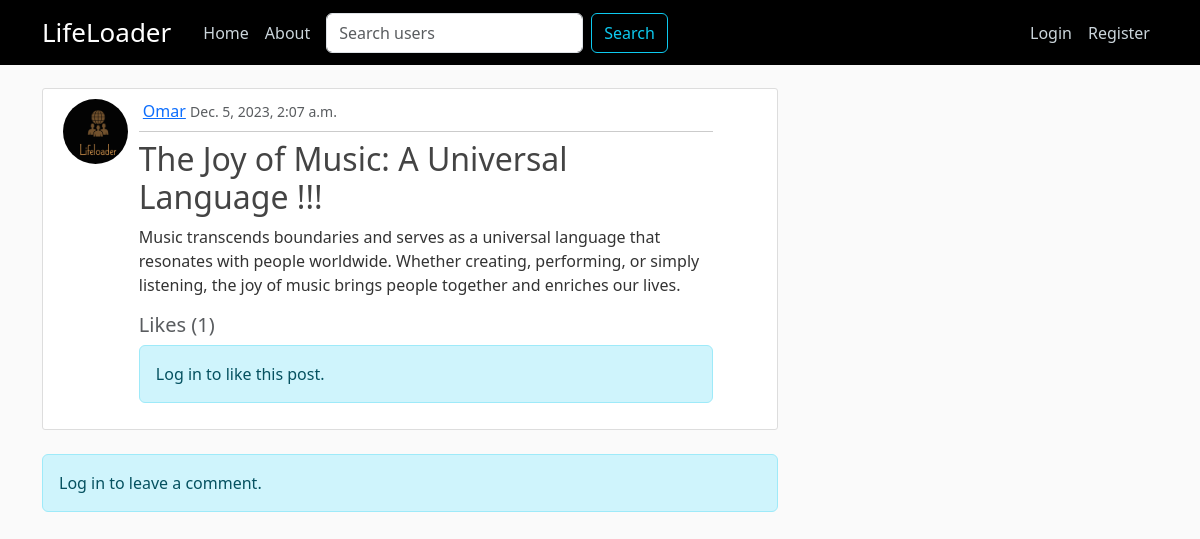
The app's page /post/38/ with its own data.
### social_net/models.py (models this page shows, shortened)
class Post(models.Model):
    author = models.ForeignKey(User, on_delete=models.CASCADE)
    title = models.CharField(max_length=150)
    content = models.TextField()
    date_created = models.DateTimeField(default=timezone.now)
    likes = models.ManyToManyField(
        User, related_name='post_likes', through='Like')
    comments = models.ManyToManyField(
        User, related_name='post_comments', through='Comment')

### users/models.py (models this page shows, shortened)
class Profile(models.Model):
    user = models.OneToOneField(User, on_delete=models.CASCADE)
    bio = models.TextField(null=True)
    profile_pic = models.ImageField(
        default='default.jpg', upload_to='profile_pics')

### social_net/views.py (the view)
# urls.py: path('post/<int:pk>/', views.PostDetailView.as_view(),
class PostDetailView(DetailView):
    model = Post
    context_object_name = 'post'
    def get_context_data(self, **kwargs):
        context = super().get_context_data(**kwargs)
        context['comment_form'] = CommentForm()
        return context
    def post(self, request, *args, **kwargs):
        """ Handles the HTTP POST request to add a comment to the post."""
        self.object = self.get_object()
        form = CommentForm(request.POST)
        if form.is_valid():
            comment = form.save(commit=False)
            comment.user = self.request.user
            comment.post = self.object
            comment.save()
            return redirect('LifeLoader-post_detail', self.object.id)
        return self.render_to_response(self.get_context_data())

### social_net/forms.py
class CommentForm(forms.ModelForm):
    class Meta:
        model = Comment
        fields = ['content']
        widgets = {
            'content': forms.Textarea(attrs={'rows': 3, 'cols': 40}),
        }

### social_net/templates/social_net/post_detail.html (shortened to what this page needs)
{% extends "social_net/base_temp.html" %}
{% load crispy_forms_tags %}
{% load static %}
{% block content %}
<article class="media content-section">
    <div class="row">
        <div class="col-md-1">
            <img class="rounded-circle article-img" src="{{ post.author.profile.profile_pic.url }}"
                alt="post's author profile picture">
        </div>
        <div class="col-md-10 ms-3">
            <div class="media-body">
                <div class="d-flex justify-content-between align-items-center">
                    <div>
                        <a class="ms-1" href="{% url 'LifeLoader-view_profile' post.author %}">{{ post.author }}</a>
                        <small class="text-muted">{{ post.date_created }}</small>
                    </div>
                </div>
                <hr class="my-2">
                <h2 class="article-title"> {{ post.title }}</h2>
                <p class="article-content">{{ post.content }}</p>
                <h5 class="text-muted">
                    Likes (<span class="likes-count me-20">{{ post.likes.count }}</span>)
                </h5>
                {% if user.is_authenticated %}
                {% if user in post.likes.all %}
                <button class="like-btn hidden" data-post-id="{{ post.id }}" data-is-liked="false">Like</button>
                <button class="unlike-btn" data-post-id="{{ post.id }}" data-is-liked="true">Unlike</button>
                {% else %}
                <button class="unlike-btn hidden" data-post-id="{{ post.id }}" data-is-liked="true">Unlike</button>
                <button class="like-btn" data-post-id="{{ post.id }}" data-is-liked="false">Like</button>
                {% endif %}
                {% else %}
                <p class="alert alert-info">Log in to like this post.</p>
                {% endif %}
            </div>
        </div>
    </div>
</article>
<div class="comments-section mt-4">
    {% if user.is_authenticated %}
    <h3 class="text-muted">Add a Comment</h3>
    <form method="post" action="{% url 'LifeLoader-post_detail' pk=post.pk %}">
        {% csrf_token %}
        {{ comment_form|crispy|safe }}
        <button type="submit" class="btn btn-primary">Post Comment</button>
    </form>
    {% else %}
    <p class="alert alert-info">Log in to leave a comment.</p>
    {% endif %}
</div>
{% endblock content %}

### social_net/static/social_net/css/main.css (style rules this page uses)
body { background: #fafafa; color: #333333; margin-top: 0; }
h1, h2, h3, h4, h5, h6 { color: #444444; }
.content-section { background: #ffffff; padding: 10px 20px; border: 1px solid #dddddd; border-radius: 3px; margin-bottom: 20px; }
.article-title { color: #444444; text-decoration: none; }
.article-content { white-space: pre-line; }
.article-img { height: 65px; width: 65px; margin-right: 16px; }

### records on screen
Post: author.profile.profile_pic (picture), author "Omar", date_created "Dec. 5, 2023, 2:07 a.m.", title "The Joy of Music: A Universal Language !!!", content "Music transcends boundaries and serves as a universal language that resonates with people worldwide. Whether creating, performing, or simply listening, the joy of music brings people together and enriches our lives.", likes.count "1"
